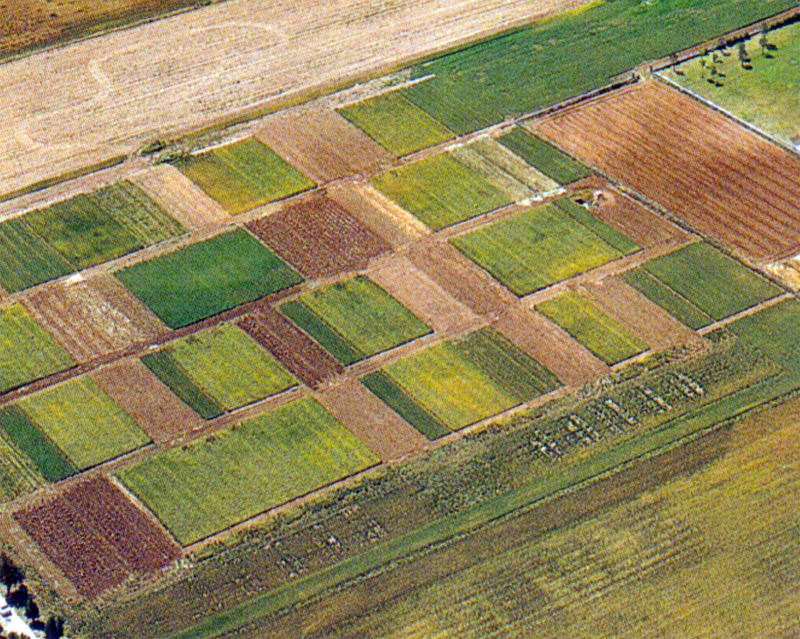
#> input picture 1562350.jpeg, 1600 x 1278 px (shown at 1/2 size)
$ python tarea4.py
#> lines starting #> are read from the running program, lines starting #| are printed output that depends on the picture; after the words box and inside, x2 and y2 are one past the last pixel; in counts of white or black regions, pixels touching at a corner belong together
import cv2
import numpy as np

# Read image
img = cv2.imread('1562350.jpeg', cv2.IMREAD_COLOR)
#> img is the input picture: shape (1278, 1600, 3); mean B, G, R 88.8, 132.4, 145.1
# Convert the image to gray-scale

imgGauss = cv2.GaussianBlur(img,(11,11),0)
Z = imgGauss.reshape((-1,3))
Z = np.float32(Z)
criteria = (cv2.TERM_CRITERIA_EPS + cv2.TERM_CRITERIA_MAX_ITER, 10, 1.0) #Max iter = 10, epsilon=1.0
K = 10
ret,label,center=cv2.kmeans(Z,K,None,criteria,10,cv2.KMEANS_RANDOM_CENTERS)
#> ret = 889287191.3; center = [[151.1, 184.3, 212.5], [114.1, 152.4, 184.5], [181.8, 207, 229.2], [53.51, 64.45, 63.84], [79.89, 120.4, 116.1], [77.12, 148.8, 159.8], [66.02, 105.4, 88.39], [66.87, 89.29, 114], [84.28, 117, 155.5], [64.62, 134.1, 136.1]]
center = np.uint8(center)
#> center = [[151, 184, 212], [114, 152, 184], [181, 207, 229], [53, 64, 63], [79, 120, 116], [77, 148, 159], [66, 105, 88], [66, 89, 113], [84, 116, 155], [64, 134, 136]]
res = center[label.flatten()]
res2 = res.reshape((img.shape))
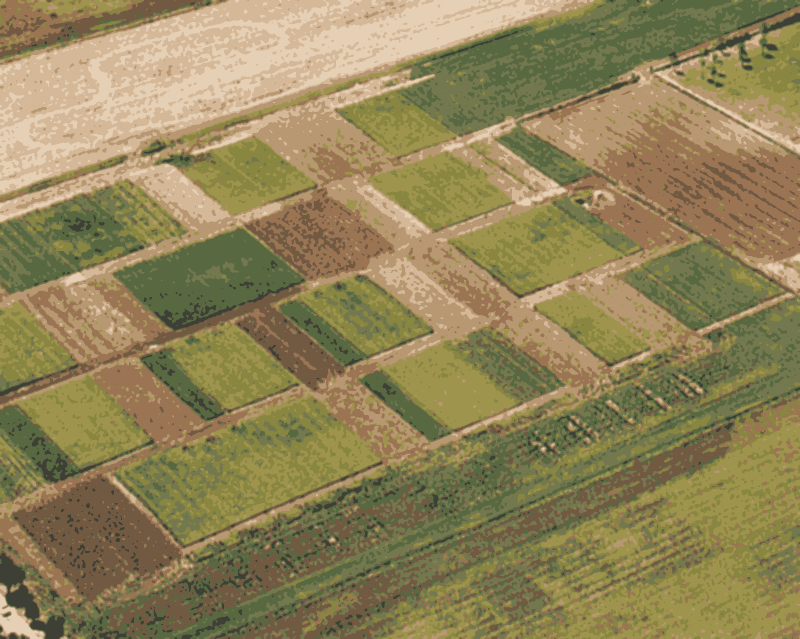
#> res2: shape (1278, 1600, 3) (shown at 1/2 size); mean B, G, R 88.4, 131.9, 144.7

img2 = cv2.cvtColor(res2, cv2.COLOR_BGR2HSV)
#> img2: shape (1278, 1600, 3); mean H, S, V 24.7, 102.9, 147.2

lowG = (20,20,50)
highG = (80,200,200)

lowB = (10,0,0)
highB = (20,150,150)

mask1 = cv2.inRange(img2, lowG, highG)
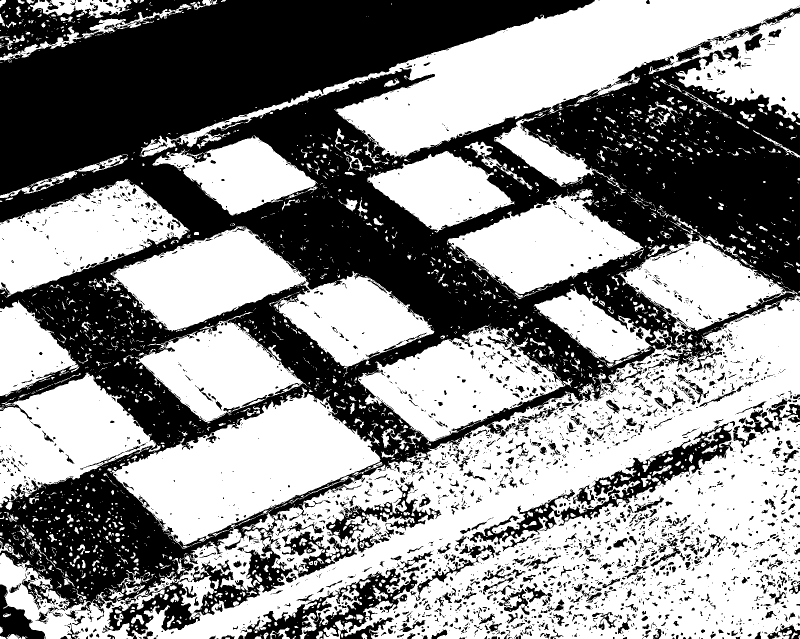
#> mask1: shape (1278, 1600) (shown at 1/2 size); 55.3% white; 3161 black regions (2262 under 20 px), largest, box (x1, y1, x2, y2) and area: (0, 0, 1600, 1278) 786725, (939, 845, 1466, 1089) 17365, (481, 1137, 835, 1278) 14726
mask2 = cv2.inRange(img2, lowB, highB)
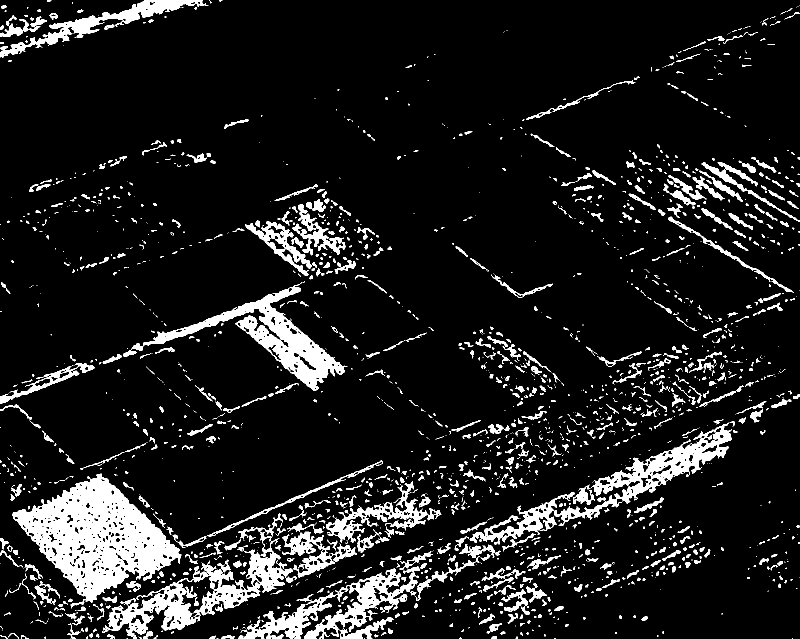
#> mask2: shape (1278, 1600) (shown at 1/2 size); 10.3% white; 2056 white regions (1254 under 20 px), largest, box (x1, y1, x2, y2) and area: (25, 947, 363, 1217) 39903, (210, 1027, 593, 1278) 17714, (246, 565, 695, 782) 17503


masks = [np.uint8(mask1),np.uint8(mask2)]
edgs = []
imgC = np.zeros(img.shape)

for full_mask in masks:
    blur = cv2.medianBlur(full_mask,5)

    img3 = np.zeros(img.shape)
    contours, hierarchy = cv2.findContours(blur.copy(), cv2.RETR_EXTERNAL,cv2.CHAIN_APPROX_SIMPLE)

    valid_cntrs = []
    for cntr in contours:
        if cv2.contourArea(cntr) > 9000 and cv2.contourArea(cntr) < 200000:
            valid_cntrs.append(cntr)

#> (the run stopped early here; a loop or call above may not have finished)
